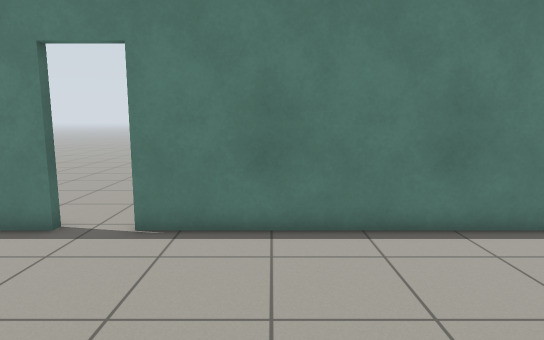
[1] (above)

21 first-person views from a walk through a world built for the Gazebo simulator. The camera is 1.2 m above the floor, tilts 8° down and sees 75° across. The floor is counted in squares, 0.5 m on a side. Each view is taken from the middle of a square. On the plan, view 1 faces up. The plan holds only what a view shows up to about 20 squares ahead; the rest is blank. The place goes on beyond the plan. The robots in the file are not drawn. Gazebo's built-in surfaces are drawn with simple patterns. Some stock models are drawn as simple stand-ins. Some surface patterns are stand-ins.

[2]
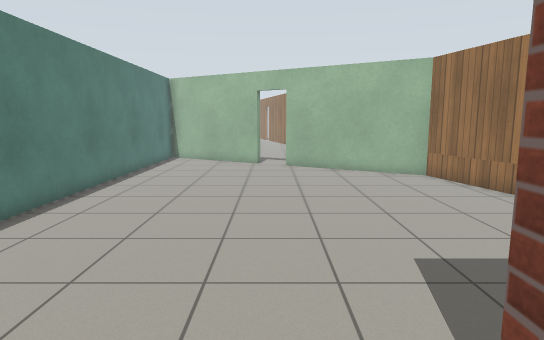

[3]
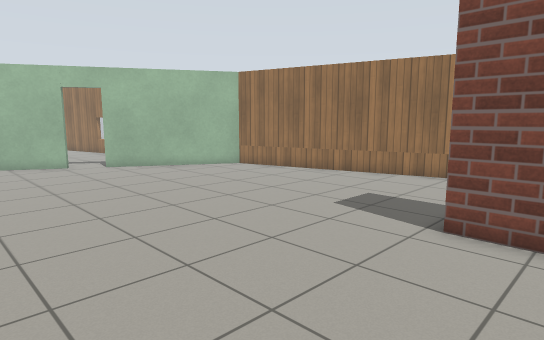

[4]
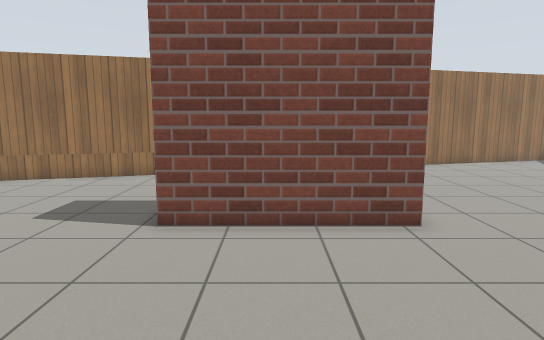

[5]
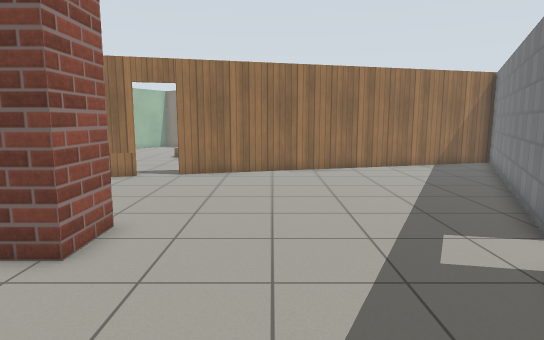

[6]
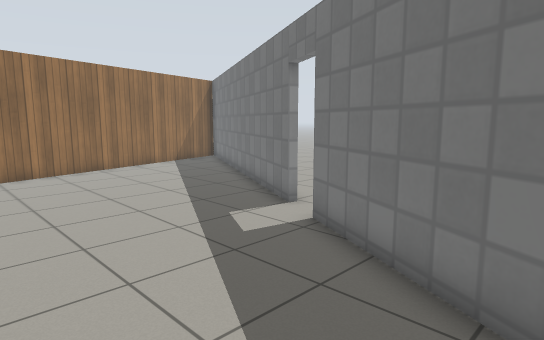

[7]
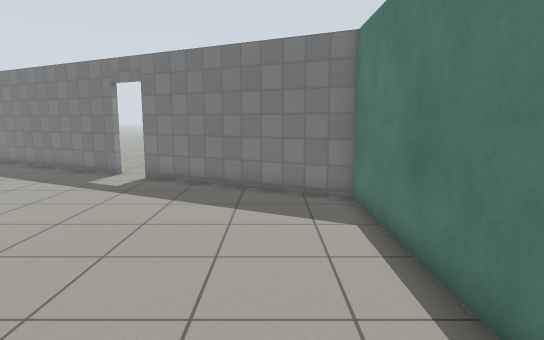

[8]
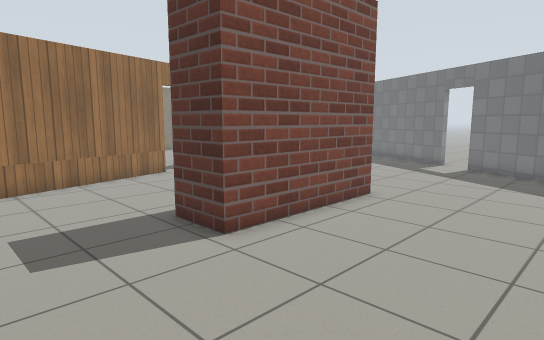

[9]
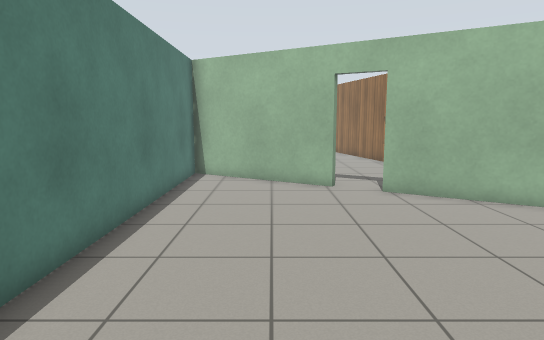

[10]
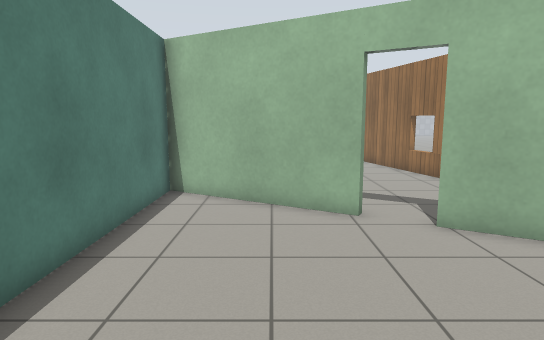

[11]
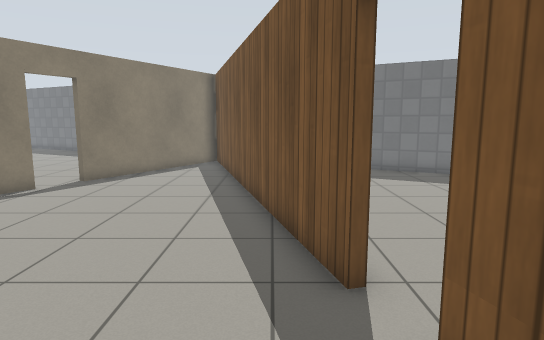

[12]
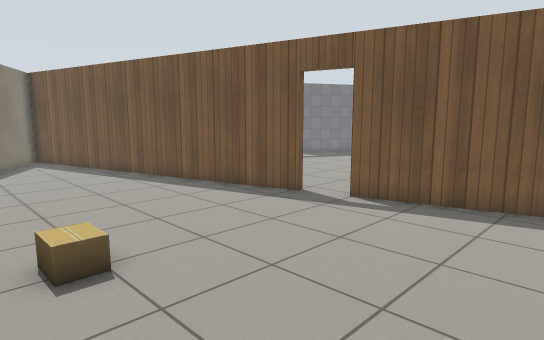

[13]
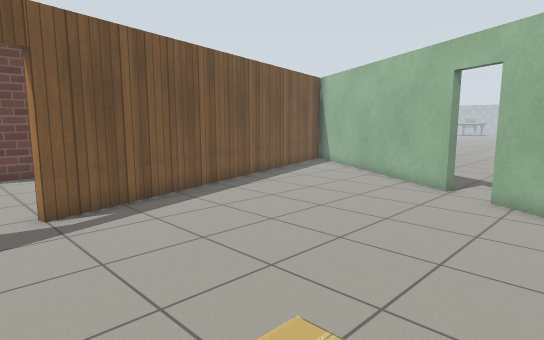

[14]
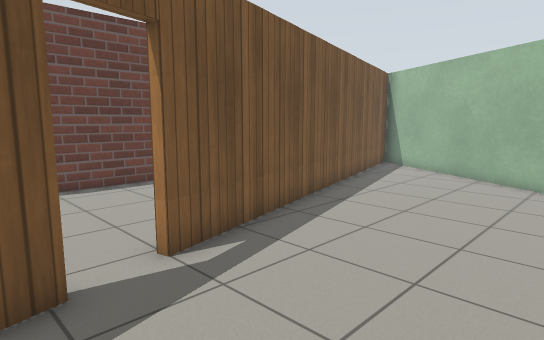

[15]
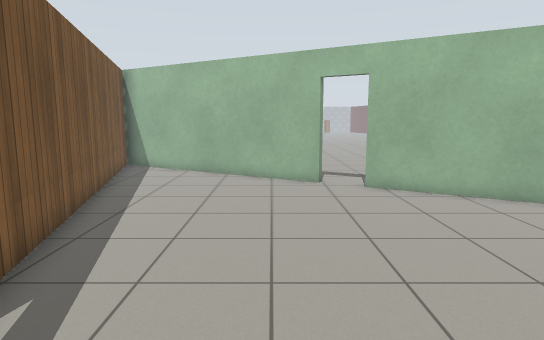

[16]
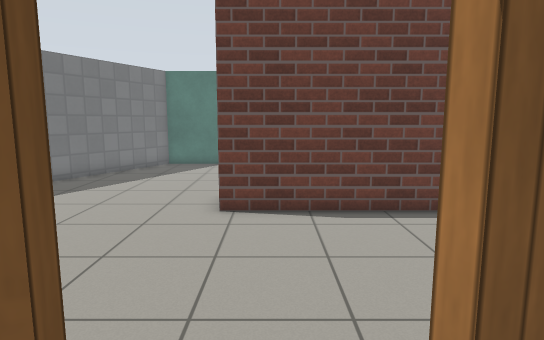

[17]
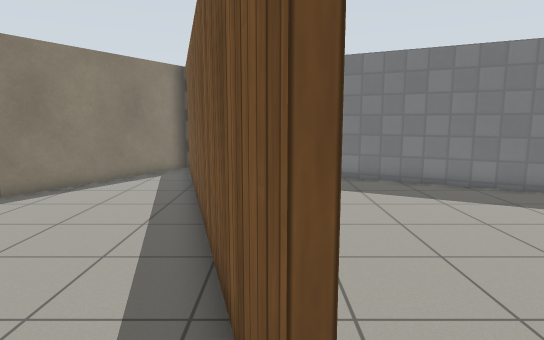

[18]
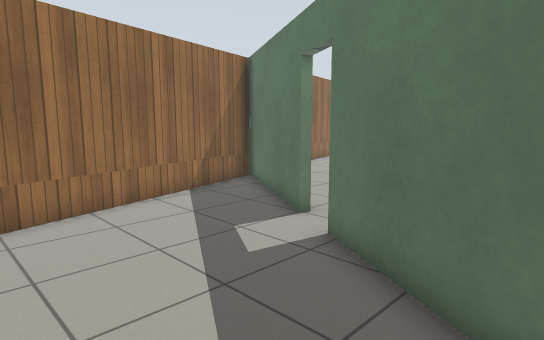

[19]
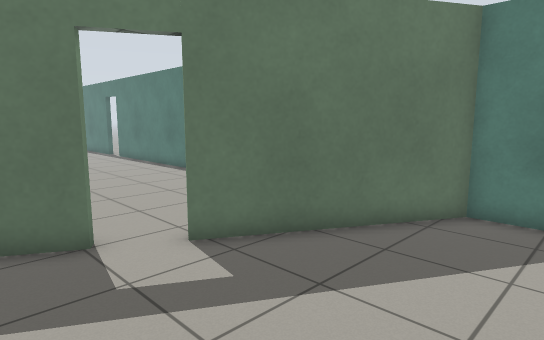

[20]
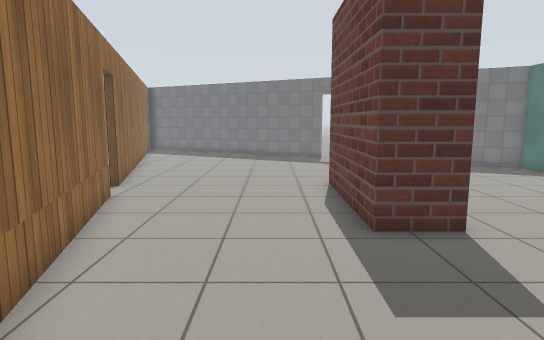

[21]
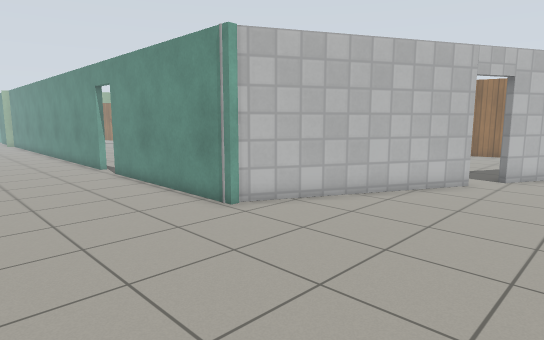

### Floor plan
Key: @ floor where view 1 was taken; # wall or solid block; . floor; D open door; B brick block; C cardboard box.
Columns run from 21 left of view 1 to 21 right of it. Each row starts with its distance up from view 1.
 15              ...
 14 .            ...
 13     .............
 12    ................
 11   .......................
 10  ........................
  9  .......................
  8  .......#########DD#######################
  7  .......#..............................#..
  6  ......##.............................##...
  5  ......#.............................##...
  4  .....##.............................#....
  3  .....#.............................##....
  2  ....##.............................#.....
  1   ...#.............................DD......
  0   ..##...............@.............D.......
 -1   ..D........BBBBBBB..............##.......
 -2 ...#.........B    BB.............##........
 -3 ..##.........BBBBBB..............#......###
 -4 ..#.............................##..#####
 -5  ##.............................#####
 -6  #...........................#####
 -7 ##.......................#######
 -8 #....................######...#
 -9 #.................#####......##
-10 ...............D###..........#
-11 ..........###DD.............##
-12 ......######................#
-13 ...#####...................##
-14 ####......................##    ....
-15 #.........................#.........
-16 .................................
-17 ##.......................D......
-18  ##...........CC........##.......
-19   ###..........C........#     ...
-20    .DD#..    .    .....##

Where each view was taken, in squares from view 1:
view 1: 0 up, 0 right, facing up
view 2: 1 up, 5 left, facing right
view 3: 7 up, 5 left, facing down-right
view 4: 7 up, 5 left, facing down
view 5: 5 up, 12 left, facing down
view 6: 5 up, 10 left, facing down-left
view 7: 5 up, 2 left, facing left
view 8: 5 up, 2 right, facing down-left
view 9: 4 up, 2 right, facing right
view 10: 4 up, 6 right, facing right
view 11: 12 down, 3 left, facing left
view 12: 20 down, 0 right, facing up-left
view 13: 20 down, 8 left, facing up-right
view 14: 16 down, 9 left, facing up-right
view 15: 14 down, 9 left, facing right
view 16: 12 down, 7 left, facing up
view 17: 11 down, 6 left, facing left
view 18: 6 up, 21 right, facing down-left
view 19: 2 down, 21 right, facing up-left
view 20: 5 down, 5 right, facing left
view 21: 14 up, 21 left, facing down-right
